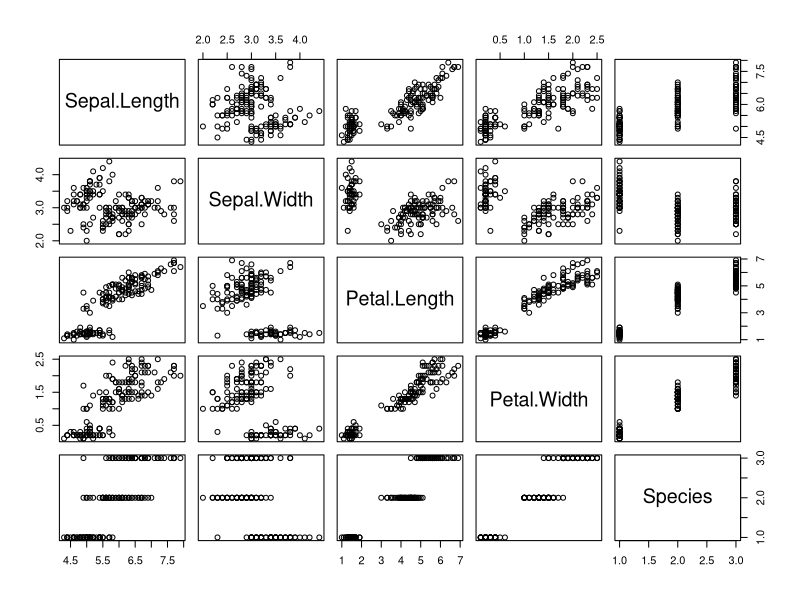
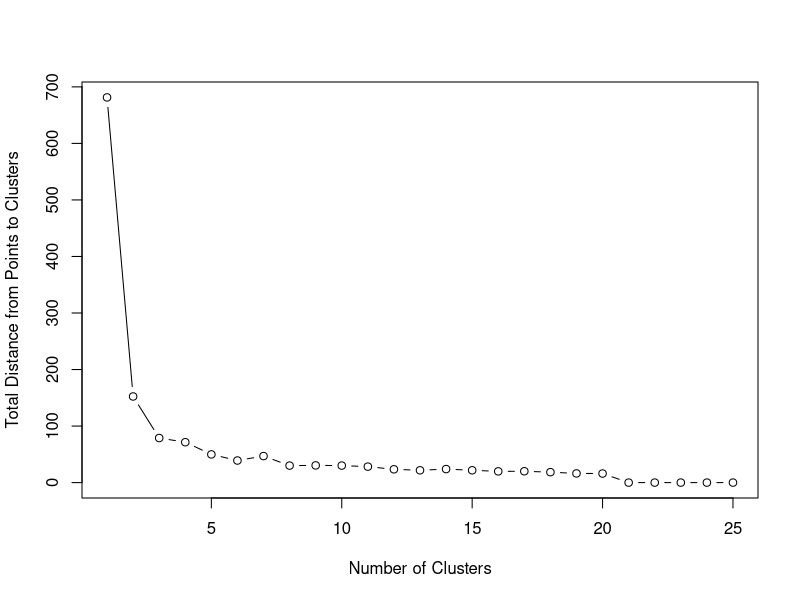
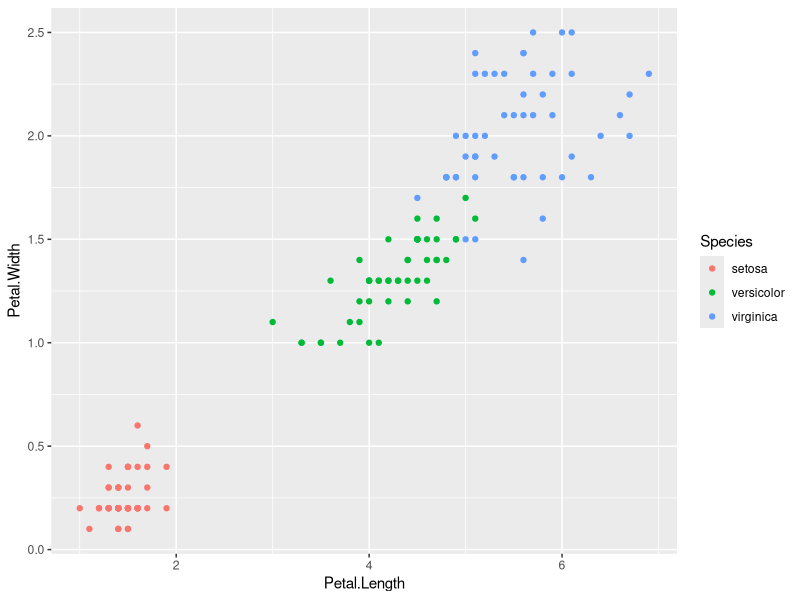

Recreate these plots in R, in order.
## ---- chunk 1
knitr::opts_chunk$set(echo = TRUE)
## ---- chunk 2
set.seed(42)
## ---- chunk 3
data_4 <- read.table("4.2irisSummer2018.txt")
head(data_4)
## ---- chunk 4
str(data_4)
summary(data_4)
## ---- chunk 5
plot(data_4)
## ---- chunk 6
distances<-rep(0,25)
for(k_clusters in 1:20){
  cluster <- kmeans(data_4[,1:4],k_clusters)
  distances[k_clusters]<-cluster$tot.withinss
}
plot(distances, xlab="Number of Clusters",ylab="Total Distance from Points to Clusters", type = "b", frame = TRUE)
## ---- chunk 7
kmeans_cluster1<-kmeans(data_4[,1:2],centers=3,nstart=30)
head(kmeans_cluster1)
## ---- chunk 8
table(kmeans_cluster1$cluster,data_4$Species)
## ---- chunk 9
kmeans_cluster2<-kmeans(data_4[,3:4],centers=3,nstart=30)
table(kmeans_cluster2$cluster,data_4$Species)
## ---- chunk 10
kmeans_cluster3<-kmeans(data_4[,1:4],centers=3,nstart=30)
table(kmeans_cluster3$cluster,data_4$Species)
## ---- chunk 11
#Sepal.Length and Petal.Length as predictors - Result: 18 misclassifications.
kmeans_cluster5<-kmeans(data_4[,c(1,3)],centers=3,nstart=30)
table(kmeans_cluster5$cluster,data_4$Species)


#Sepal.Length and Petal.Width as predictors - Result: 28 misclassifications.
kmeans_cluster6<-kmeans(data_4[,c(1,4)],centers=3,nstart=30)
table(kmeans_cluster6$cluster,data_4$Species)

#Sepal.Width and Petal.Length as predictors - Result: 11 misclassifications.
kmeans_cluster7<-kmeans(data_4[,c(2,3)],centers=3,nstart=30)
table(kmeans_cluster7$cluster,data_4$Species)

#Sepal.Width and Petal.Width as predictors - Result: 11 misclassifications.
kmeans_cluster8<-kmeans(data_4[,c(2,4)],centers=3,nstart=30)
table(kmeans_cluster7$cluster,data_4$Species)

#Sepal.Length, Sepal.Width and Petal.Length as predictors - Result: 18 misclassifications.
kmeans_cluster4<-kmeans(data_4[,1:3],centers=3,nstart=30)
table(kmeans_cluster4$cluster,data_4$Species)

#Sepal.Width, Petal.Length, Petal.Width as predictors - Result: 7 misclassifications.
kmeans_cluster9<-kmeans(data_4[,2:4],centers=3,nstart=30)
table(kmeans_cluster9$cluster,data_4$Species)

#Sepal.Width, Petal.Length, Petal.Width as predictors - Result: 26 misclassifications.
kmeans_cluster10<-kmeans(data_4[,c(1,2,4)],centers=3,nstart=30)
table(kmeans_cluster10$cluster,data_4$Species)

#Sepal.Width, Petal.Length, Petal.Width as predictors - Result: 16 misclassifications.
kmeans_cluster11<-kmeans(data_4[,c(1,3,4)],centers=3,nstart=30)
table(kmeans_cluster11$cluster,data_4$Species)
## ---- chunk 12
library(ggplot2)
ggplot(data_4,aes(Petal.Length,Petal.Width,color=Species))+geom_point()
